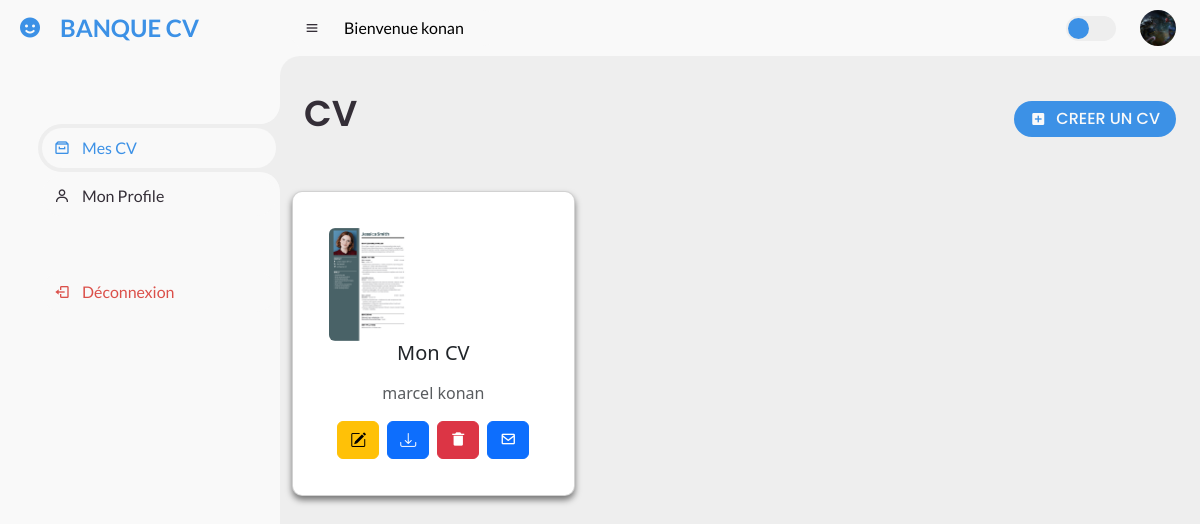
Screenshot of /cv/ (signed in) with the database file from the repository.
### trombi/models.py (models this page shows, shortened)
class Utilisateur(AbstractUser):
    telephone = models.CharField(max_length=20, blank=True)
    adresse = models.CharField(max_length=20,blank=True)
    photo = models.ImageField(upload_to='photos/', blank=True)
    date_naissance = models.DateField(null=True, verbose_name="Année de début")
    groups = models.ManyToManyField(
        Group,
        related_name="custom_user_groups",  # Nom unique
        blank=True,
        help_text="Les groupes auxquels cet utilisateur appartient.",
        verbose_name="groupes",
    )
    user_permissions = models.ManyToManyField(
        Permission,
        related_name="custom_user_permissions",  # Nom unique
        blank=True,
        help_text="Les permissions spécifiques à cet utilisateur.",
        verbose_name="permissions de l’utilisateur",
    )
    class Meta:
        verbose_name = 'Utilisateur'
        verbose_name_plural = 'Utilisateurs'

class CV(models.Model):
    utilisateur = models.ForeignKey(Utilisateur, on_delete=models.CASCADE, related_name='user_cvs')
    titre = models.CharField(max_length=200)
    description = models.TextField(blank=True)
    template = models.ForeignKey(Template, on_delete=models.SET_NULL, null=True, blank=True)
    date_creation = models.DateTimeField(auto_now_add=True)
    derniere_modification = models.DateTimeField(auto_now=True)
    langues = models.ManyToManyField("Langue", related_name="cv_langues", blank=True)
    competences = models.ManyToManyField("Competence", related_name="cv_competences", blank=True)
    cv_experiences = models.ManyToManyField("Experience", related_name="cv_experiences", blank=True)
    cv_formations = models.ManyToManyField("Formation", related_name="cv_formations", blank=True)
    class Meta:
        verbose_name = 'CV'
        verbose_name_plural = 'CVs'

### trombi/views.py (the view)
# urls.py: path('cv/', views.cv, name='cv'),
@login_required  # Redirige vers la page de connexion si l'utilisateur n'est pas authentifié
def cv(request):
    utilisateur = request.user  # Récupérer l'utilisateur connecté
    cvs = CV.objects.filter(utilisateur=utilisateur)  # Récupérer tous ses CV
    return render(request, 'trombi/cv.html', {'cvs': cvs,'utilisateur':utilisateur})

### trombi/templates/trombi/cv.html (shortened to what this page needs)
{% include 'trombi/header_user.html' %}
{% load static %}
{% block content %}
<section id="sidebar">
    <a href="#" class="brand">
        <i class='bx bxs-smile'></i>
        <span class="text">BANQUE CV</span>
    </a>
    <ul class="side-menu top">
        <li class="active">
            <a href="{% url 'cv' %}">
                <i class='bx bx-archive'></i>
                <span class="text">Mes CV</span>
            </a>
        </li>
        <li>
            <a href="{% url 'info' %}">
                <i class='bx bx-user'></i>
                <span class="text">Mon Profile</span>
            </a>
        </li>
    </ul>
    <ul class="side-menu">
        <li>
            <a href="{% url 'deconnexion' %}" class="logout">
                <i class='bx bx-log-out'></i>
                <span class="text">Déconnexion</span>
            </a>
        </li>
    </ul>
</section>
<section id="content">
    <nav>
        <i class='bx bx-menu'></i>
        <form action="#">
            <div class="form-input">
                <span style="color: black">Bienvenue {{utilisateur.last_name}}</span>
                <button type="submit"></i></button>
            </div>
        </form>
        <label for="switch-mode" class="switch-mode"></label>
        <a href="#" class="profile">
            {% if utilisateur.photo %}
            <img src="{{ utilisateur.photo.url }}" alt="{{ utilisateur.username }}" class="img-fluid rounded-circle">
            {% else %}
            <img src="{% static 'img/1.png' %}" alt="{{ utilisateur.username }}" class="img-fluid rounded-circle">
            {% endif %}
        </a>
    </nav>
    <main>
        <div class="head-title">
            <div class="left">
                <h1>CV</h1>
            </div>
            <a href="{% url 'cv1' %}" class="btn-download">
                <i class='bx bxs-plus-square'></i>
                <span class="text">CREER UN CV</span>
            </a>
        </div>
    </main>
    <div class="container">
        <div class="row">
            {% for cv in cvs %}
                <div class="col-md-4 mb-4">
                    <div class="card">
                        <div class="card-body">
                            <div class="cv-preview text-center">
                                <img src="{% static 'img/1.png' %}" alt="CV Preview" class="img-fluid rounded">
                            </div>
                            <h5 class="card-title text-center">{{ cv.titre }}</h5>
                            <p class="text-muted text-center">
                                {{ cv.utilisateur.first_name }} {{ cv.utilisateur.last_name }}
                            </p>
                            <div class="d-flex justify-content-center gap-2">
                                <a href="{% url 'manage_cv' cv.id 'edit' %}" class="btn btn-warning">
                                    <i class="bi bi-pencil-square"></i>
                                </a>
                                <a href="{% url 'manage_cv' cv.id 'download' %}" class="btn btn-primary">
                                    <i class="bi bi-download"></i>
                                </a>
                                <a href="{% url 'manage_cv' cv.id 'delete' %}" class="btn btn-danger">
                                    <i class='bx bxs-trash-alt'></i>
                                </a>
                                <a href="{% url 'send_cv_by_email' cv.id %}" class="btn btn-primary">
                                    <i class='bx bx-envelope'></i>                                </a>
                            </div>
                        </div>
                    </div>
                </div>
            {% empty %}
                <p class="text-center">Vous n'avez pas encore créé de CV.</p>
            {% endfor %}
        </div>
    </div>
</section>
{% endblock content %}

### static/css/style.css (style rules this page uses)
* { margin: 0; padding: 0; box-sizing: border-box; }
a { text-decoration: none; }
li { list-style: none; }
:root { --poppins: 'Poppins', sans-serif; --lato: 'Lato', sans-serif; --light: #F9F9F9; --blue: #3C91E6; --light-blue: #CFE8FF; --grey: #eee; --dark-grey: #AAAAAA; --dark: #342E37; --red: #DB504A; --yellow: #FFCE26; --light-yellow: #FFF2C6; --orange: #FD7238; --light-orange: #FFE0D3; }
html { overflow-x: hidden; }
body { background: var(--grey); overflow-x: hidden; }
#sidebar { position: fixed; top: 0; left: 0; width: 280px; height: 100%; background: var(--light); z-index: 2000; font-family: var(--lato); transition: .3s ease; overflow-x: hidden; scrollbar-width: none; }
#sidebar .brand { font-size: 24px; font-weight: 700; height: 56px; display: flex; align-items: center; color: var(--blue); position: sticky; top: 0; left: 0; background: var(--light); z-index: 500; padding-bottom: 20px; box-sizing: content-box; }
#sidebar .brand .bx { min-width: 60px; display: flex; justify-content: center; }
#sidebar .side-menu { width: 100%; margin-top: 48px; }
#sidebar .side-menu li { height: 48px; background: transparent; margin-left: 6px; border-radius: 48px 0 0 48px; padding: 4px; }
#sidebar .side-menu li.active { background: var(--grey); position: relative; }
#sidebar .side-menu li.active::before { content: ''; position: absolute; width: 40px; height: 40px; border-radius: 50%; top: -40px; right: 0; box-shadow: 20px 20px 0 var(--grey); z-index: -1; }
#sidebar .side-menu li.active::after { content: ''; position: absolute; width: 40px; height: 40px; border-radius: 50%; bottom: -40px; right: 0; box-shadow: 20px -20px 0 var(--grey); z-index: -1; }
#sidebar .side-menu li a { width: 100%; height: 100%; background: var(--light); display: flex; align-items: center; border-radius: 48px; font-size: 16px; color: var(--dark); white-space: nowrap; overflow-x: hidden; }
#sidebar .side-menu.top li.active a { color: var(--blue); }
#sidebar .side-menu li a.logout { color: var(--red); }
#sidebar .side-menu li a .bx { min-width: calc(60px - ((4px + 6px) * 2)); display: flex; justify-content: center; }
#content { position: relative; width: calc(100% - 280px); left: 280px; transition: .3s ease; }
#content nav { height: 56px; background: var(--light); padding: 0 24px; display: flex; align-items: center; grid-gap: 24px; font-family: var(--lato); position: sticky; top: 0; left: 0; z-index: 1000; }
#content nav::before { content: ''; position: absolute; width: 40px; height: 40px; bottom: -40px; left: 0; border-radius: 50%; box-shadow: -20px -20px 0 var(--light); }
#content nav a { color: var(--dark); }
#content nav .bx.bx-menu { cursor: pointer; color: var(--dark); }
#content nav form { max-width: 400px; width: 100%; margin-right: auto; }
#content nav form .form-input { display: flex; align-items: center; height: 36px; }
#content nav form .form-input button { width: 36px; height: 100%; display: flex; justify-content: center; align-items: center; background: var(--light); color: var(--light); font-size: 18px; border: none; outline: none; border-radius: 0 36px 36px 0; cursor: pointer; }
#content nav .profile img { width: 36px; height: 36px; object-fit: cover; border-radius: 50%; }
#content nav .switch-mode { display: block; min-width: 50px; height: 25px; border-radius: 25px; background: var(--grey); cursor: pointer; position: relative; }
#content nav .switch-mode::before { content: ''; position: absolute; top: 2px; left: 2px; bottom: 2px; width: calc(25px - 4px); background: var(--blue); border-radius: 50%; transition: all .3s ease; }
#content main { width: 100%; padding: 36px 24px; font-family: var(--poppins); max-height: calc(100vh - 56px); overflow-y: auto; }
#content main .head-title { display: flex; align-items: center; justify-content: space-between; grid-gap: 16px; flex-wrap: wrap; }
#content main .head-title .left h1 { font-size: 36px; font-weight: 600; margin-bottom: 10px; color: var(--dark); }
#content main .head-title .btn-download { height: 36px; padding: 0 16px; border-radius: 36px; background: var(--blue); color: var(--light); display: flex; justify-content: center; align-items: center; grid-gap: 10px; font-weight: 500; }

### trombi/templates/trombi/cv.html (style rules this page uses)
.card { max-width: 300px; margin: 10px auto; padding: 20px; border-radius: 10px; box-shadow: 0 4px 6px rgba(0, 0, 0, 0.5); }
.cv-preview { flex-shrink: 0; margin-right: 15px; width: 80px; }

### rows the page displays
Utilisateur: last_name "konan", photo (picture)
CV: titre "Mon CV", utilisateur.first_name "marcel", utilisateur.last_name "konan"
